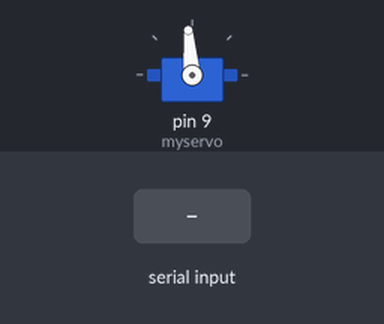
The sketch below on a simulated Arduino Uno, built with avr-gcc and run on an emulated ATmega328P. On the bench: servo. The inputs (shaded band) are chosen by the test bench.

Above: at 1.2 s.
1.3 s: "left" received over Serial
At 2.7 s:
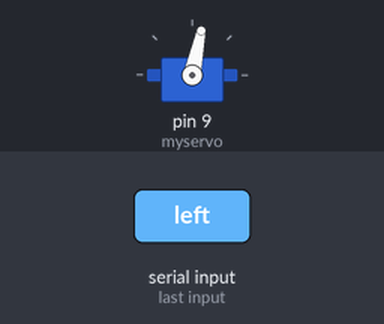
4.3 s: "right" received over Serial
At 5.45 s:
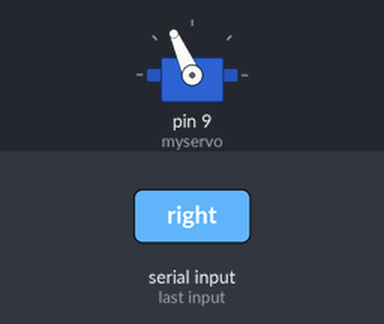
Timing chart, 0 to 7.3 s (numbered marks = the images above; inputs shaded):
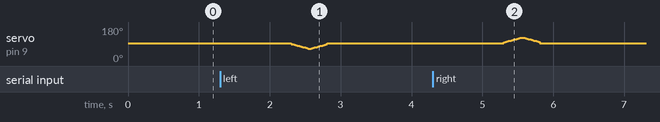

Measured:
- after the input at 4.3 s, servo on pin 9 (myservo): rises from 95° to 124° in 0.24 s, then falls to 95° in 0.26 s

The sketch:

web_servo_control.ino
```cpp
#include <Servo.h>

Servo myservo;
//Servo myservo1;

int pos = 0;

void setup() {
  // put your setup code here, to run once:
  // put your setup code here, to run once:
  Serial.begin(9600);
  myservo.attach(9);
  //myservo1.attach(10);

}

void turn_right(){
  for(int pos=100; pos<125; pos++){
    myservo.write(pos);
    delay(10);
  }
  for(int pos=125; pos>100; pos--){
    myservo.write(pos);
    delay(10);
  }
  myservo.write(95);
}

void turn_left(){
  for(int pos=90; pos>65; pos--){
    myservo.write(pos);
    delay(10);
  }
  for(int pos=65; pos<90; pos++){
    myservo.write(pos);
    delay(10);
  }
  myservo.write(95);
}


void loop() {
  // put your main code here, to run repeatedly:
  myservo.write(95);
  if(Serial.available()>0){

        String dir = Serial.readString();

        //Serial.print(dir);

        if(dir=="left"){
          turn_left();
        }
        else if(dir=="right"){
          turn_right();
        }

  }

}
```
